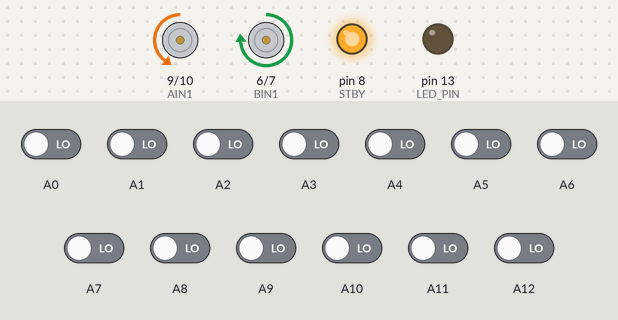
Simulated run of this sketch. Board: Arduino Mega 2560, built with avr-gcc and run on an emulated ATmega2560. On the bench: motor-driver pin pairs drawn as motors (green arrow = first pin HIGH = forward, orange = second pin HIGH = backward, longer = more drive, scaled by the enable pin, stopped while the standby pin is LOW), output pins drawn as LEDs (lit = HIGH). The test bench sets the inputs (shaded band); at power-on: A0–12 LOW.

Above: at 9.2 s.
9.3 s: A1 driven HIGH
10.8 s: A10 driven HIGH
At 11.2 s:
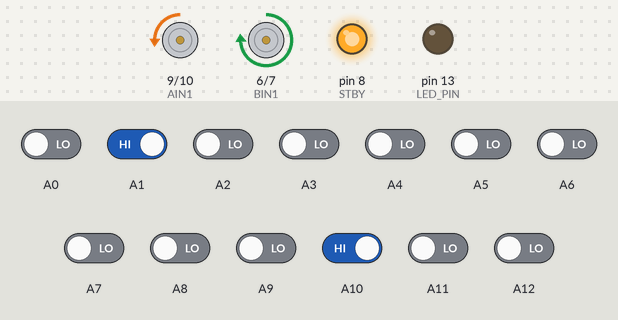
12.3 s: A6 driven HIGH
At 13.5 s:
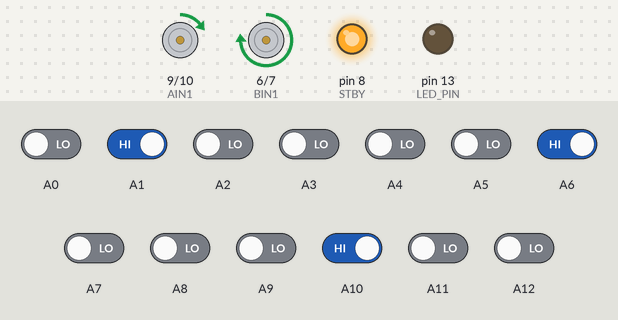
13.8 s: A7 driven HIGH
At 14.7 s:
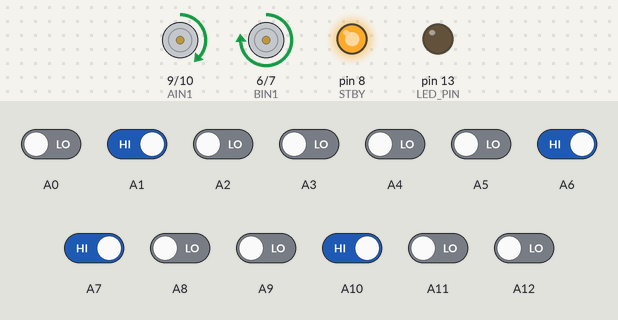
15.3 s: A8 driven HIGH
At 15.8 s:
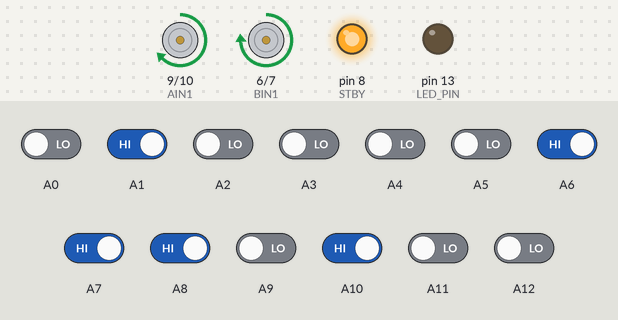
16.8 s: A9 driven HIGH
At 18.2 s:
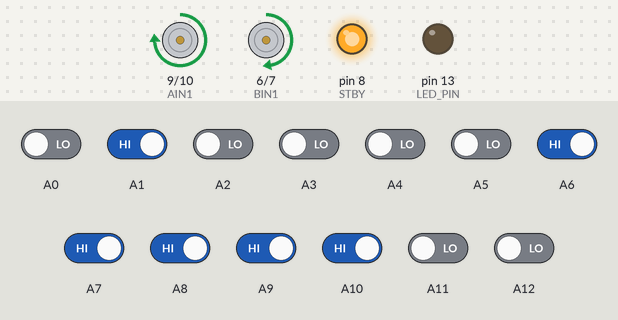
Timing chart, 0 to 19.3 s (numbered marks = the images above; inputs shaded):
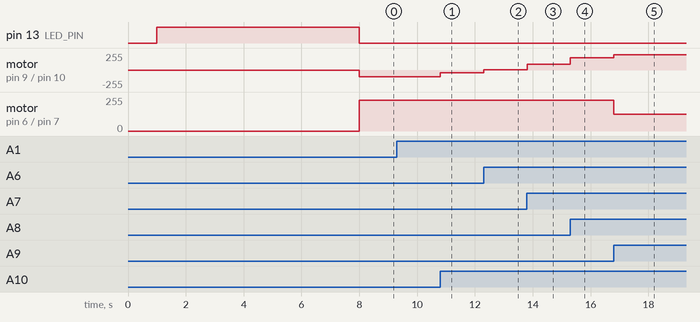

Measured:
- after the input at 10.8 s, motor on pin 9 (AIN1) / pin 10 (AIN2): backward 100/255 → backward 40/255 at once
- after the input at 12.3 s, motor on pin 9 (AIN1) / pin 10 (AIN2): backward 40/255 → forward 2/255 at once
- after the input at 13.8 s, motor on pin 9 (AIN1) / pin 10 (AIN2): forward 2/255 → forward 85/255 at once
- after the input at 15.3 s, motor on pin 9 (AIN1) / pin 10 (AIN2): forward 85/255 → forward 185/255 at once
- after the input at 16.8 s, motor on pin 9 (AIN1) / pin 10 (AIN2): forward 185/255 → forward 230/255 at once; motor on pin 6 (BIN1) / pin 7 (BIN2): forward 230/255 → forward 127/255 at once

The sketch:

software.ino
```cpp
#include <QTRSensors.h>

QTRSensors qtr;

const uint8_t SensorCount = 13;
uint16_t sensorValues[SensorCount];

const int PWMA = 11;
const int AIN2 = 10;
const int AIN1 = 9;
const int STBY = 8;
const int BIN1 = 6;
const int BIN2 = 7;
const int PWMB = 5;

const int LED_PIN = 13;

// PID constants (aggressive for speed)
float Kp = 0.25;
float Ki = 0;
float Kd = 4.0;

// Base speed values
int baseSpeed = 210;   // much higher
int maxSpeed = 230;    // max possible

int lastError = 0;

void setup() {
  pinMode(AIN1, OUTPUT);
  pinMode(AIN2, OUTPUT);
  pinMode(BIN1, OUTPUT);
  pinMode(BIN2, OUTPUT);
  pinMode(STBY, OUTPUT);
  pinMode(LED_PIN, OUTPUT);

  qtr.setTypeRC();
  qtr.setSensorPins((const uint8_t[]){A0, A1, A2, A3, A4, A5, A6, A7, A8, A9, A10, A11, A12}, SensorCount);
  qtr.setTimeout(2500);

  digitalWrite(STBY, HIGH);
  delay(1000);

  digitalWrite(LED_PIN, HIGH);
  for (uint16_t i = 0; i < 200; i++) {
    qtr.calibrate();


  }
  delay(2000);
  digitalWrite(LED_PIN, LOW);
}

void loop() {
  uint16_t position = qtr.readLineBlack(sensorValues);
  int error = position - 6500;

  // PID correction
  int motorSpeed = Kp * error + Kd * (error - lastError);
  lastError = error;

  // Fixed high speed (no slowdown)
  int leftMotorSpeed = baseSpeed + motorSpeed;
  int rightMotorSpeed = baseSpeed - motorSpeed;

  // Limit motor speeds
  leftMotorSpeed = constrain(leftMotorSpeed, -100, maxSpeed);// changed the reverse speed
  rightMotorSpeed = constrain(rightMotorSpeed, -100, maxSpeed); //

  // Drive motors
  digitalWrite(AIN1, leftMotorSpeed > 0 ? HIGH : LOW);
  digitalWrite(AIN2, leftMotorSpeed > 0 ? LOW : HIGH);
  analogWrite(PWMA, abs(leftMotorSpeed));

  digitalWrite(BIN1, rightMotorSpeed > 0 ? HIGH : LOW);
  digitalWrite(BIN2, rightMotorSpeed > 0 ? LOW : HIGH);
  analogWrite(PWMB, abs(rightMotorSpeed));
}
```
